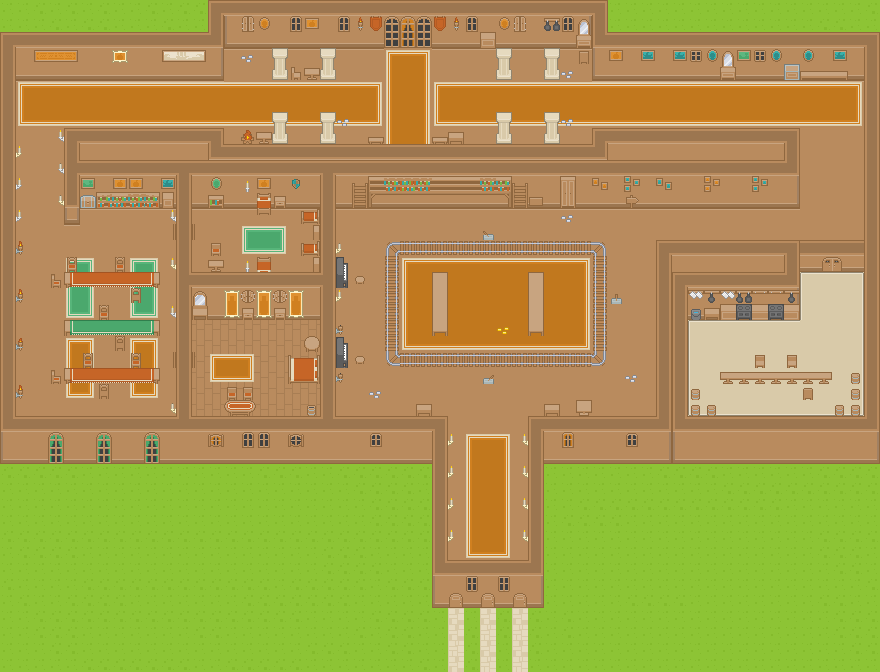

Rendered tile map (Tiled .tmx) drawn with the repository's tilesets; below, a short description and the map source with its tile grids summarised:
An orthogonal 55x42 tile map with 16x16 px tiles, 4 tile layers (ground, rug, wall, deco), 2 tilesets and 37 objects.

<map version="1.0" tiledversion="1.0.3" orientation="orthogonal" renderorder="right-down" width="55" height="42" tilewidth="16" tileheight="16" nextobjectid="46">
 <tileset firstgid="1" source="img/tileset.tsx" />
 <tileset firstgid="1768" source="img/indoor.tsx" />
 <layer name="ground" width="55" height="42">
  <data>[2310 cells, 1593 non-empty, 8 distinct tile ids]</data>
 </layer>
 <layer name="rug" width="55" height="42">
  <data>[2310 cells, 386 non-empty, 32 distinct tile ids]</data>
 </layer>
 <layer name="wall" width="55" height="42">
  <data>[2310 cells, 743 non-empty, 30 distinct tile ids]</data>
 </layer>
 <layer name="deco" width="55" height="42">
  <data>[2310 cells, 262 non-empty, 132 distinct tile ids]</data>
 </layer>
 <objectgroup name="Aktiv">
  <object id="2" gid="479" x="449.432" y="136.569" width="12" height="12" />
  <object id="3" gid="334" x="481.516" y="32.1495" width="13.9266" height="14.044" rotation="61.9242" />
  <object id="4" gid="910" x="257.727" y="138.977" width="10.5455" height="10.5455" />
  <object id="5" gid="901" x="309.708" y="73.2083" width="12.5" height="12.5" />
  <object id="6" gid="899" x="299.546" y="76.622" width="16" height="16" rotation="14.4712" />
  <object id="7" gid="419" x="572" y="44.0909" width="16" height="16" />
  <object id="8" gid="683" x="815.292" y="78.4583" width="16" height="16" />
  <object id="9" gid="741" x="768.215" y="314.27" width="12.7273" height="12.7273" rotation="-12.6523" />
  <object id="10" gid="911" x="783.515" y="312.273" width="10.9091" height="10.9091" />
  <object id="11" gid="1025" x="719.273" y="312.909" width="12" height="12" />
  <object id="12" gid="969" x="727.273" y="311.273" width="10.9091" height="10.9091" />
  <object id="14" x="529.909" y="198.125" width="12.125" height="7.17045">
   <text fontfamily="Script MT Bold" pixelsize="3" wrap="1" bold="1" halign="center" valign="center">abcdefgh</text>
  </object>
  <object id="18" gid="1078" x="384.023" y="314.602" width="16" height="16" />
  <object id="20" gid="899" x="482.167" y="302.292" width="12" height="12" />
  <object id="21" gid="908" x="538.686" y="328.21" width="16" height="16" rotation="292.604" />
  <object id="24" gid="908" x="526.595" y="285.966" width="16" height="16" rotation="16.1072" />
  <object id="25" gid="907" x="432.25" y="324" width="16" height="16" />
  <object id="26" gid="906" x="430.38" y="303.612" width="16" height="16" rotation="7.66289" />
  <object id="27" gid="904" x="435.748" y="290.892" width="16" height="16" rotation="-20.1618" />
  <object id="28" gid="907" x="525.712" y="304.71" width="16" height="16" rotation="10.1786" />
  <object id="29" x="626.892" y="196.96" width="10.2159" height="7.17045">
   <text fontfamily="Script MT Bold" pixelsize="1" wrap="1" bold="1" halign="center" valign="center">abcdefgh</text>
  </object>
  <object id="30" gid="2050" x="572.82" y="410.921" width="16" height="16" rotation="20.574" />
  <object id="31" gid="855" x="721.625" y="379.875" width="12" height="12" />
  <object id="32" gid="855" x="761" y="377.875" width="12" height="12" />
  <object id="33" gid="854" x="739.125" y="380" width="12" height="12" />
  <object id="34" gid="854" x="785.75" y="380.375" width="12" height="12" />
  <object id="35" gid="854" x="812.625" y="379.375" width="12" height="12" />
  <object id="36" gid="478" x="273.417" y="199.417" width="12" height="12" />
  <object id="38" gid="1785" x="304.667" y="345.667" width="16" height="16" />
  <object id="39" gid="614" x="256" y="336.25" width="16" height="16" />
  <object id="40" gid="616" x="122.333" y="380" width="16" height="16" />
  <object id="41" gid="616" x="83.728" y="333.563" width="16" height="16" rotation="-8.23098" />
  <object id="42" gid="616" x="119" y="284.5" width="16" height="16" />
  <object id="43" gid="616" x="113.5" y="331" width="16" height="16" />
  <object id="44" gid="420" x="81" y="282" width="12" height="12" />
  <object id="45" gid="422" x="128.333" y="330.333" width="12" height="12" />
 </objectgroup>
 <objectgroup name="Aktiv2">
  <object id="19" gid="477" x="385.659" y="307.693" width="12" height="12" />
 </objectgroup>
</map>
